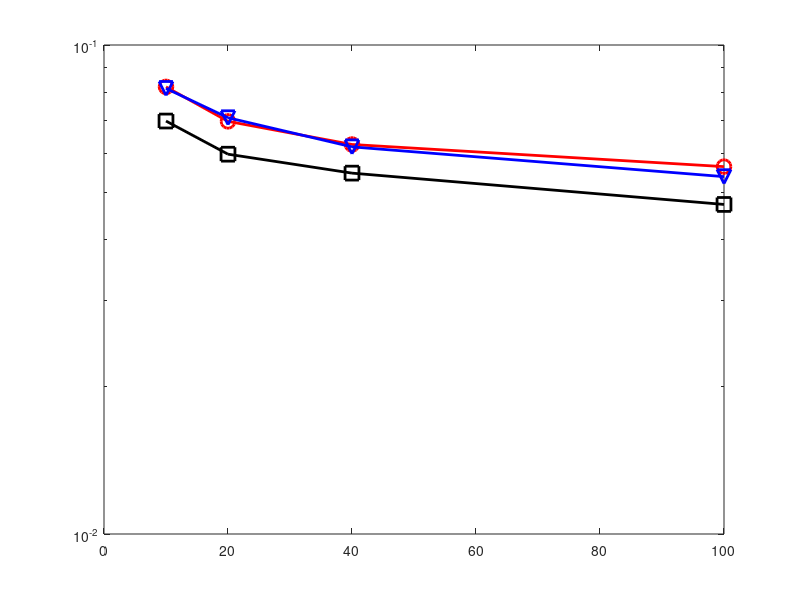

MATLAB code for this plot:
load('twouser.mat');

%% proposed analytical
experiment_accuracy0=zeros(4,1);
analytical_cnn = [
0.9359999895095825
0.9290000200271606
0.9300000071525574
0.9269999861717224
0.9279999732971191
0.9449999928474426
0.9190000295639038
0.9240000247955322
0.9399999976158142
0.9269999861717224
,
0.9380000233650208
0.9430000185966492
0.9409999847412109
0.9430000185966492
0.9430000185966492
0.9430000185966492
0.9350000023841858
0.9390000104904175
0.9369999766349792
0.9399999976158142
,
0.9440000057220459
0.9470000267028809
0.9559999704360962
0.9309999942779541
0.9509999752044678
0.953000009059906
0.9459999799728394
0.9309999942779541
0.9459999799728394
0.9480000138282776
,
0.9490000009536743
0.9539999961853027
0.9520000219345093
0.9509999752044678
0.9520000219345093
0.9539999961853027
0.9539999961853027
0.953000009059906
0.9589999914169312
0.949999988079071
];
analytical_svm = [
 0.957286432160804
0.9560301507537688
0.9434673366834171
0.9547738693467337
0.9585427135678392
0.9409547738693468
0.9472361809045227
0.9472361809045227
0.9434673366834171
0.9535175879396985
,
0.9547738693467337
0.9597989949748744
0.957286432160804
0.957286432160804
0.957286432160804
0.9585427135678392
0.9597989949748744
0.9585427135678392
0.957286432160804
0.9585427135678392
,
0.9585427135678392
0.9585427135678392
0.9597989949748744
0.9585427135678392
0.957286432160804
0.957286432160804
0.957286432160804
0.9610552763819096
0.9535175879396985
0.9510050251256281
,
0.9597989949748744
0.9623115577889447
0.9585427135678392
0.957286432160804
0.9547738693467337
0.9635678391959799
0.9585427135678392
0.9597989949748744
0.9673366834170855
0.9510050251256281   
];

analytical = min(analytical_svm,analytical_cnn);
for ii = 1:4
    experiment_accuracy0(ii) = sum(analytical((ii-1)*10+1:ii*10))/10;
end

%% water-filling
experiment_accuracy2 = zeros(4,1);
sumrate_cnn = [
0.9210000038146973
0.9139999747276306
0.8980000019073486
0.9160000085830688
0.9179999828338623
0.9200000166893005
0.9269999861717224
0.9129999876022339
0.9240000247955322
0.9279999732971191
,
0.9229999780654907
0.9319999814033508
0.9279999732971191
0.9200000166893005
0.9340000152587891
0.9350000023841858
0.9350000023841858
0.9300000071525574
0.9380000233650208
0.9269999861717224
,
0.949999988079071
0.9409999847412109
0.9290000200271606
0.9380000233650208
0.9409999847412109
0.9340000152587891
0.9350000023841858
0.9380000233650208
0.9430000185966492
0.925000011920929
,
0.9440000057220459
0.9490000009536743
0.9480000138282776
0.9359999895095825
0.9390000104904175
0.9430000185966492
0.953000009059906
0.9380000233650208
0.9470000267028809
0.9390000104904175
];
sumrate_svm = 0.99.*ones(40,1);

sumrate = min(sumrate_svm,sumrate_cnn);
for ii = 1:4
    experiment_accuracy2(ii) = sum(sumrate((ii-1)*10+1:ii*10))/10;
end
%% fairness
experiment_accuracy3 = zeros(4,1);
fair_cnn = [
0.9139999747276306
0.9290000200271606
0.9120000004768372
0.925000011920929
0.9240000247955322
0.8989999890327454
0.9279999732971191
0.921999990940094
0.906000018119812
0.9259999990463257
,
0.9300000071525574
0.9330000281333923
0.9290000200271606
0.9240000247955322
0.9319999814033508
0.9309999942779541
0.9309999942779541
0.9319999814033508
0.9229999780654907
0.925000011920929
,
0.9390000104904175
0.9480000138282776
0.9319999814033508
0.9390000104904175
0.9440000057220459
0.9459999799728394
0.9330000281333923
0.9430000185966492
0.9380000233650208
0.9190000295639038
,
0.9470000267028809
0.9509999752044678
0.9440000057220459
0.9330000281333923
0.9430000185966492
0.9520000219345093
0.9470000267028809
0.9539999961853027
0.9399999976158142
0.9509999752044678
];
fair_svm = 0.99.*ones(40,1);

fair = min(fair_svm,fair_cnn);
for ii = 1:4
    experiment_accuracy3(ii) = sum(fair((ii-1)*10+1:ii*10))/10;
end

semilogy(N_vec,1-experiment_accuracy2,'-ro','MarkerSize',10,'LineWidth',2);
hold on;
semilogy(N_vec,1-experiment_accuracy3,'-bv','MarkerSize',10,'LineWidth',2);
semilogy(N_vec,1-experiment_accuracy0,'-ksquare','MarkerSize',10,'LineWidth',2);
% semilogy(N_vec,1-experiment_accuracy1,'-ksquare','MarkerSize',8,'LineWidth',2);






